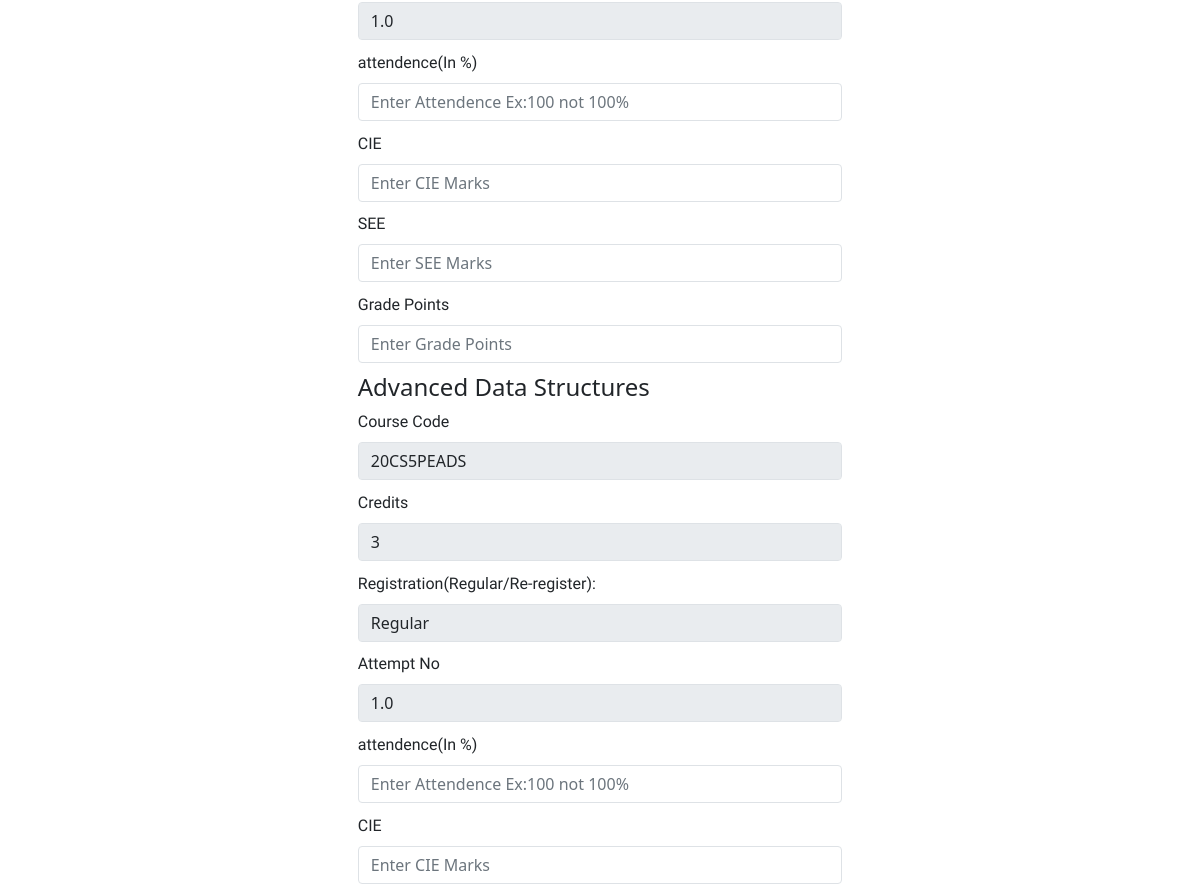
Page /student/courses/update/ (signed in, middle part) on the earlier database version.
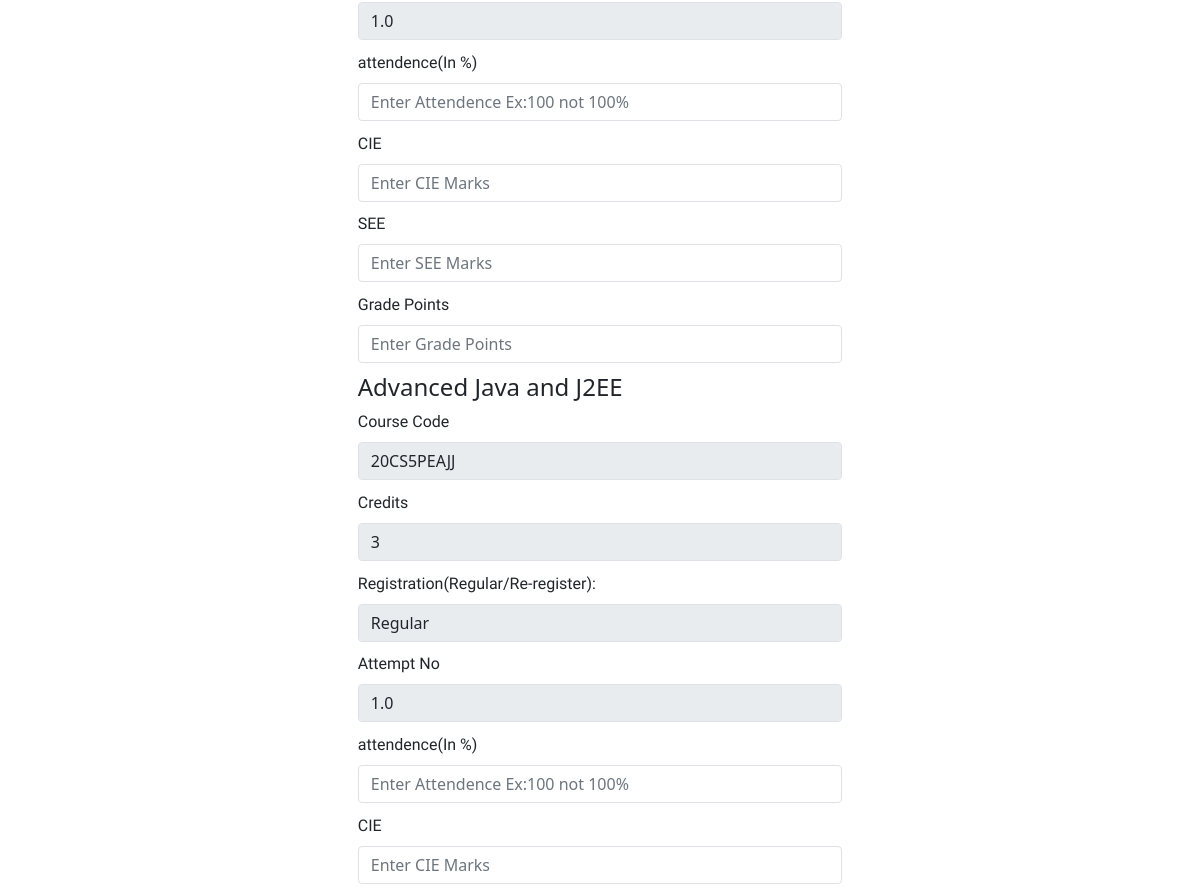
Same page on the later database version.
### student_dashboard/models.py (models this page shows)
class Sem(models.Model):
    USN=models.CharField(max_length=10)
    sem=models.IntegerField()
    courseName=models.TextField()
    courseCode=models.TextField() #can be changed to charfield
    credit=models.TextField()
    registration=models.TextField() #regular or re registered
    attemptNumber=models.FloatField(blank=True, null=True)
    attendance=models.FloatField(blank=True, null=True)
    CIE=models.FloatField(blank=True, null=True)
    SEE=models.FloatField(max_length=1, blank=True, null=True)
    GradePoints=models.FloatField(blank=True, null=True)

### student_dashboard/views.py (the view, shortened to what this page needs)
# urls.py: path('/courses/update/', views.updateCourseDetails, name='update'),
@login_required
def updateCourseDetails(request):
    student=Student.objects.get(email=request.user.email)
    courses=Sem.objects.filter(USN=student.USN, sem=student.current_sem)
    o=courses.count()
    context={'courses': courses}
    return render(request, 'student_dashboard/course_update_form.html', context)

### templates/student_dashboard/course_update_form.html (shortened to what this page needs)
{% extends '../base.html' %}
{% load static %}
{% block content %}
{% if count == 0 %}
<div class="center" style="padding: 10%;">
    <div class="container" style="background-color: #c0daf1; padding: 5%; border: 1px solid #205d92; border-radius: 25px;">
        <h4 style="color: #205d92; font-family: 'Sono', sans-serif">No Requests for Now!! In case you think its a mistake, please contact your proctor..
        </h4>
    </div>
</div>
{% else %}
<div class="row" >
    <div class="col" style="display: flex;align-items: center;justify-content: center;">
        <form method="post" action="{% url 'student:update' %}" >
            {% for i in courses %}
            <div>
                <h4>{{i.courseName}}</h4>
                <div class="position" style="margin-bottom: 2%; width: 100%;">
                    <label for="exampleInputCode" class="form-label text">Course Code</label><br>
                    <input class="form-control border" name='code{{forloop.counter}}' value='{{i.courseCode}}' type="text" id="exampleInputEmail1" aria-describedby="emailHelp" placeholder="Enter Course Code"  readonly>
                </div>
                <div class="position" style="margin-bottom: 2%; width: 100%;">
                    <label for="exampleInputCredit" class="form-label text">Credits</label><br>
                    <input class="form-control border" name='credits{{forloop.counter}}' value='{{i.credit}}' type="number" id="exampleInputEmail1" aria-describedby="emailHelp" placeholder="Enter Credits" readonly>
                </div>
                <div class="position" style="margin-bottom: 2%; width: 100%;">
                    <label for="exampleInputReg" class="form-label text">Registration(Regular/Re-register):</label><br>
                    <input class="form-control border" name='reg{{forloop.counter}}' value='{{i.registration}}' type="text" id="exampleInputEmail1" aria-describedby="emailHelp" placeholder="Enter Registration Type" readonly>
                </div>
                <div class="position" style="margin-bottom: 2%; width: 100%;">
                    <label for="exampleInputAtempt" class="form-label text">Attempt No</label><br>
                    <input class="form-control border" name='attempt{{forloop.counter}}' value='{{i.attemptNumber}}' type="number" id="exampleInputEmail1" aria-describedby="emailHelp" placeholder="Enter Attempt Number" readonly>
                </div>
                <div class="position" style="margin-bottom: 2%; width: 100%;">
                    <label for="exampleInputAtempt" class="form-label text">attendence(In %)</label><br>
                    <input class="form-control border" name='attendance{{forloop.counter}}' value='{{i.attendance}}' type="number" id="exampleInputEmail1" aria-describedby="emailHelp" placeholder="Enter Attendence Ex:100 not 100%" >
                </div>
                <div class="position" style="margin-bottom: 2%; width: 100%;">
                    <label for="exampleInputAtempt" class="form-label text">CIE</label><br>
                    <input class="form-control border" name='cie{{forloop.counter}}' value='{{i.CIE}}' type="number" id="exampleInputEmail1" aria-describedby="emailHelp" placeholder="Enter CIE Marks" >
                </div>
                <div class="position" style="margin-bottom: 2%; width: 100%;">
                    <label for="exampleInputAtempt" class="form-label text">SEE</label><br>
                    <input class="form-control border" name='see{{forloop.counter}}' value='{{i.SEE}}' type="number" id="exampleInputEmail1" aria-describedby="emailHelp" placeholder="Enter SEE Marks" >
                </div>
                <div class="position" style="margin-bottom: 2%; width: 100%;">
                    <label for="exampleInputAtempt" class="form-label text">Grade Points</label><br>
                    <input class="form-control border" name='gp{{forloop.counter}}' value='{{i.GradePoints}}' type="number" id="exampleInputEmail1" aria-describedby="emailHelp" placeholder="Enter Grade Points" >
                </div>
            </div>
            {% endfor %}
          </form>
    </div>
</div>
{% endif %}
{% endblock content %}

Differences in the rows shown:
changed Sem "Regular": courseName "Advanced Data Structures" → "Advanced Java and J2EE"; courseCode "20CS5PEADS" → "20CS5PEAJJ"
